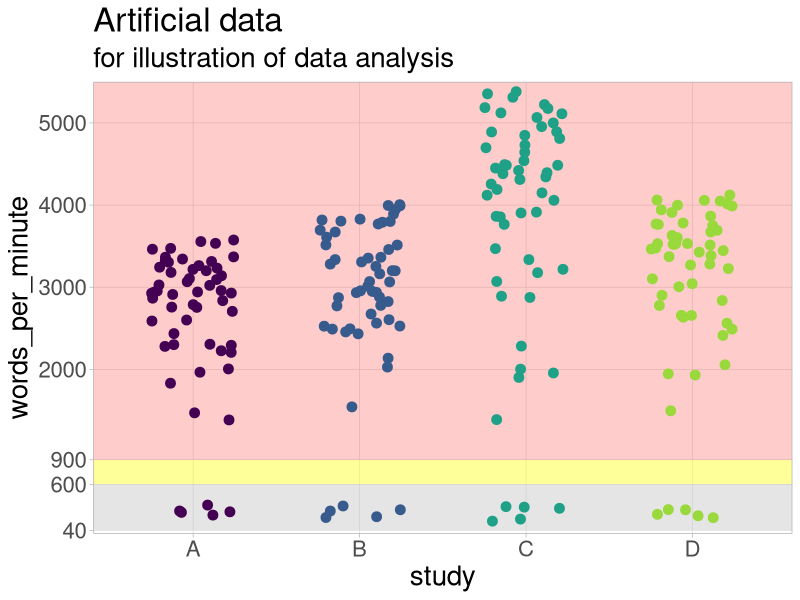
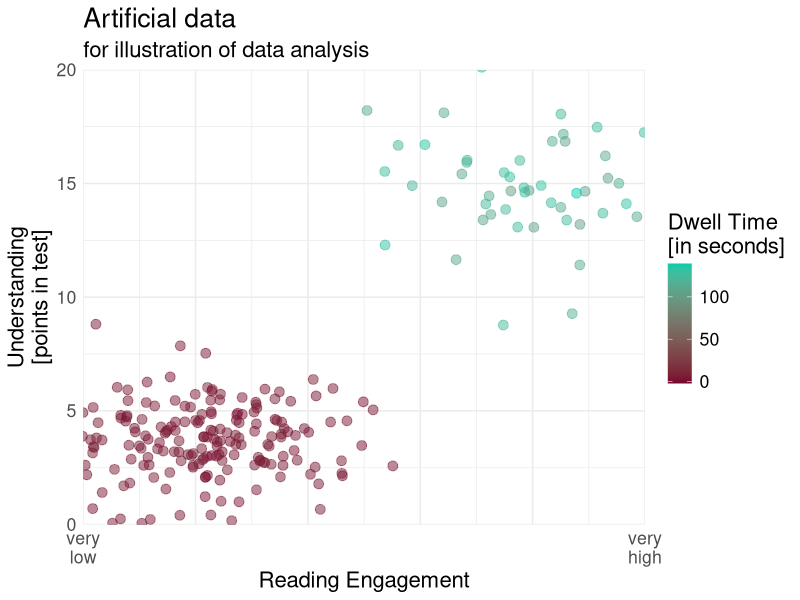
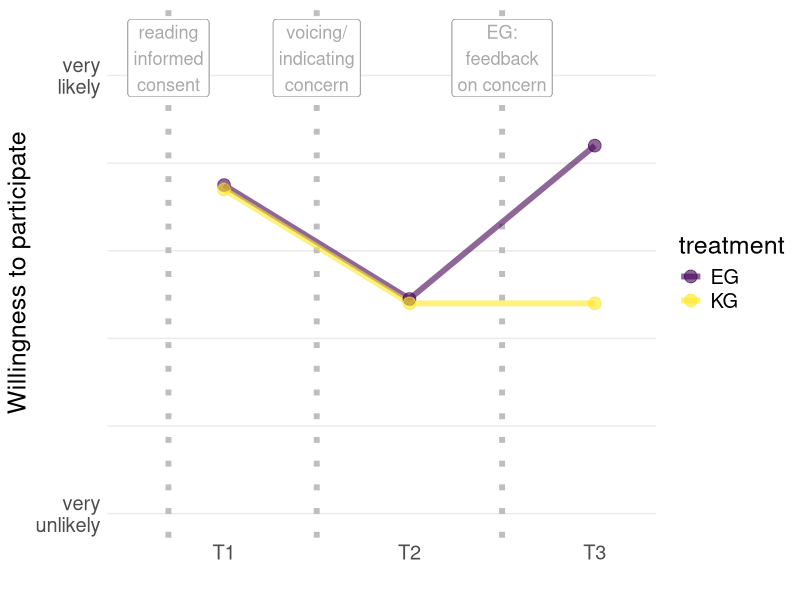

Write R code to recreate these figures, in order.
## ---- chunk 1
knitr::opts_chunk$set(echo = FALSE,
                      message=FALSE, 
                      warning=FALSE)
### DOWNLOAD NEWEST SOURCES
## befindet sich im DIPF Ordner
# download.file("https://drive.google.com/uc?export=download&id=1ASV99YHMHSNChSNzqbZwvz2SiqYvmqO_",
#               "www/references.bib", overwrite = T)


library(fontawesome)
library(ggplot2)
library(lavaan)
# library(lavaanPlot)
library(DiagrammeR)
## ---- chunk 2
study1_sample_data <- data.frame(study = c(rep("A", 55), rep("B", 55), rep("C", 55), rep("D", 55)),
                                 words_per_minute = c(c(rbeta(n = 50, shape1 = 5, shape2 = 1.5) * 3600, rnorm(5, 250, 50)), 
                                                      c(rbeta(n = 50, shape1 = 5, shape2 = 1.5) * 4100, rnorm(5, 250, 50)), 
                                                      c(rbeta(n = 50, shape1 = 5, shape2 = 1.5) * 5400, rnorm(5, 250, 50)), 
                                                      c(rbeta(n = 50, shape1 = 5, shape2 = 1.5) * 4200, rnorm(5, 250, 50))
                                                     )
                                 )

ggplot() +
  geom_rect(aes(ymin= 40,
                ymax = 600,
                xmin = -Inf,
                xmax = Inf), 
            fill = 'grey', alpha = 0.40, color = NA) +
  geom_rect(aes(ymin= 600,
                ymax = 900,
                xmin = -Inf,
                xmax = Inf), 
            fill = 'yellow', alpha = 0.40, color = NA) +
  geom_rect(aes(ymin= 900,
                ymax = Inf,
                xmin = -Inf,
                xmax = Inf), 
            fill = 'red', alpha = 0.20, color = NA) +
  geom_jitter(data=study1_sample_data, aes(x=study, y=words_per_minute, colour = study), width = .25, size = 3) +
  scale_y_continuous(limits = c(0, 5500), expand = c(0,0), breaks = c(40, 600, 900, 2000, 3000, 4000, 5000)) +
  ggtitle("Artificial data", subtitle = "for illustration of data analysis") +
  scale_color_viridis_d(end = .85) +
  theme_light() +
  theme(panel.grid.minor = element_blank(),
        legend.position = "none",
        text = element_text(size = 20))

## ---- chunk 3
#| fig-width: 8
#| fig-height: 6.5

data_2a <- data.frame(
  understanding = c(rnorm(50, 15, 2), rnorm(200, 4, 1.5)),
  read_engagement = c(rnorm(50, 5, .7), rnorm(200, 2, .7)),
  dwell_time = c(rnorm(50, 120, 10), rnorm(200, 5, 2))
  )


# data_2a <- data.frame(understanding = penguins$body_mass_g,
#                       read_engagement = penguins$flipper_length_mm,
#                       dwell_time = penguins$body_mass_g * penguins$flipper_length_mm)


ggplot(data_2a, aes(x=read_engagement, y=understanding, color=dwell_time)) +
  geom_point(size = 3, alpha = .5) +
  scale_x_continuous(labels = c("very\nlow", "", "", "", "", "very\nhigh")) +
  scale_colour_gradient(high = "#00CCA9", low = "#79042F") +
  labs(title = "Artificial data", 
       subtitle = "for illustration of data analysis",
       x = "Reading Engagement",
       y = "Understanding\n[points in test]",
       color = "Dwell Time\n[in seconds]") +
  coord_cartesian(xlim = c(1,6),
                  ylim = c(0,20),
                  expand = F) +
  theme_minimal() +
  theme(text = element_text(size = 16))
## ---- chunk 4
grViz("
digraph SEM {
  graph [layout = dot, rankdir = LR, nodesep=0.5, splines=curved]

  node [shape=ellipse]
  knowledge
  
  node [shape=ellipse]
  read_engagement
  
  node [shape=rectangle]
  dwell_time

  node [shape=ellipse]
  understanding

  // Create a vertical rank for dwell_time, read_engagement and understanding
  {rank=same; read_engagement; dwell_time; understanding}

  knowledge -> dwell_time [label='-']
  knowledge -> read_engagement [label='-?']
  knowledge -> understanding [label='+']
  understanding:s -> dwell_time:n [dir=both]
  dwell_time:s -> read_engagement:n [dir=both]
  read_engagement:e -> understanding:e [dir=both]
}
")
## ---- chunk 5
grViz("
digraph MANOVA {
  graph [layout = dot, rankdir = LR, ranksep=3.0, nodesep=0.6]

  # Knotenstil: manifeste Variablen
  node [shape=rectangle, style=filled, fillcolor=White]

  # Manifeste Prädiktoren
  Exp_Participant [label = 'Experience as\\nResearch Participant']
  Exp_Conducting [label = 'Experience Conducting\\nStudies']

  # Manifeste AV
  DwellTime [label = 'Dwell Time']

  # Latente Variablen (andere Form)
  node [shape=ellipse, style=filled, fillcolor=White]

  # Latente Prädiktoren
  Trust [label = 'Perceived Trust\\n(Benevolence)']
  Risk [label = 'Perceived Risk\\nof Participation']

  # Latente AVs
  ReadingEngagement [label = 'Reading Engagement']
  UnderstandingSpecific [label = 'Understanding:\\nSpecific']
  UnderstandingGeneral [label = 'Understanding:\\nGeneral']

  
  {rank=same; Exp_Participant; Exp_Conducting; Trust; Risk}
  {rank=same; DwellTime; ReadingEngagement; UnderstandingSpecific; UnderstandingGeneral}
      
  # Kanten: Jeder Prädiktor auf jede AV
  Exp_Participant:e -> DwellTime:w
  Exp_Participant:e -> ReadingEngagement:w
  Exp_Participant:e -> UnderstandingSpecific:w
  Exp_Participant:e -> UnderstandingGeneral:w

  Exp_Conducting:e -> DwellTime:w
  Exp_Conducting:e -> ReadingEngagement:w
  Exp_Conducting:e -> UnderstandingSpecific:w
  Exp_Conducting:e -> UnderstandingGeneral:w

  Trust:e -> DwellTime:w
  Trust:e -> ReadingEngagement:w
  Trust:e -> UnderstandingSpecific:w
  Trust:e -> UnderstandingGeneral:w

  Risk:e -> DwellTime:w
  Risk:e -> ReadingEngagement:w
  Risk:e -> UnderstandingSpecific:w
  Risk:e -> UnderstandingGeneral:w

  # Korrelationen (bidirektionale Pfeile) zwischen den AVs
  edge [dir=both]

  DwellTime:e -> ReadingEngagement:e
  DwellTime:e -> UnderstandingSpecific:e
  DwellTime:e -> UnderstandingGeneral:e
  ReadingEngagement:e -> UnderstandingSpecific:e
  ReadingEngagement:e -> UnderstandingGeneral:e
  UnderstandingSpecific:e -> UnderstandingGeneral:e
}
")
## ---- chunk 6
# # Simulate data
# set.seed(123)  # for reproducibility
# simulated_data <- simulateData(model, sample.nobs = 500)
# 
# # Fit the SEM model to the simulated data
# fit <- sem(model, data = simulated_data)
# 
# lavaanPlot(fit,
#            graph_options = list(rankdir = "LR"),
#            node_options = list(shape = "box", fontname = "Helvetica"),
#            edge_options = list(color = "grey"),
#            labels = list("knowledge1" = "",
#                          "knowledge2" = "",
#                          "knowledge3" = "",
#                          "knowledge4" = "",
#                          "read_engagement1" = "",
#                          "read_engagement2" = "",
#                          "read_engagement3" = "",
#                          "read_engagement4" = "",
#                          "understanding1" = "",
#                          "understanding2" = "",
#                          "understanding3" = "",
#                          "understanding4" = ""))
## ---- chunk 7
grViz("
digraph SEM {
  graph [layout = dot, rankdir = LR, nodesep=0.4]
  
  // NODES
  data_sharing [shape=rectangle]
  
  perceived_sensitivity [shape=ellipse, color='#bcbcbc', fontcolor='#bcbcbc']
  
  willingness_participate [shape=ellipse, color='#000']
  
  data_type [shape=rectangle]
  
  invis [shape=point, style=invis]
  

  // Create a vertical rank
  {rank=same; data_type; invis; perceived_sensitivity}


  // Connections
  data_sharing -> invis [label='0', dir=none, headclip=false]
  data_type -> invis [label='+']
  invis -> perceived_sensitivity [dir=back, color='#bcbcbc', label='+', fontcolor='#bcbcbc']
  invis -> willingness_participate [tailclip=false]
}
")
## ---- chunk 8
p_data <- data.frame(treatment = c(rep("EG", 3), rep("KG", 3)),
                     repeated_measures = rep(c(1, 2, 3), 2),
                     willingness = c(4.75, 3.45, 5.2,
                                     4.7, 3.4, 3.4))


ggplot(p_data, aes(x=repeated_measures, y=willingness, color=treatment, group = treatment)) +
  geom_vline(xintercept = .7, colour = "grey", linewidth = 2, linetype = "dotted") +
  geom_label(aes(x = .7, y = 6.2, label = "reading\ninformed\nconsent"), 
           fill = "white", color = "darkgrey", size = 4.6) +
  geom_vline(xintercept = 1.5, colour = "grey", linewidth = 2, linetype = "dotted") +
  geom_label(aes(x = 1.5, y = 6.2, label = "voicing/\nindicating\nconcern"), 
           fill = "white", color = "darkgrey", size = 4.6) +
  geom_vline(xintercept = 2.5, colour = "grey", linewidth = 2, linetype = "dotted") +
  geom_label(aes(x = 2.5, y = 6.2, label = "EG:\nfeedback\non concern"), 
           fill = "white", color = "darkgrey", size = 4.6) +
  geom_line(size = 2, alpha = .6) +
  geom_point(size = 4, alpha = .6) +
  scale_y_continuous(limits = c(1,6.5), 
                     breaks = c(1:6),
                     labels = c("very\nunlikely", "", "", "", "", "very\nlikely")) +
  scale_x_continuous(breaks = c(1,2,3), labels = c("T1", "T2", "T3"), 
                     expand = c(.1, .1)) +
  scale_color_viridis_d() +
  xlab("") +
  ylab("Willingness to participate") +
  theme_minimal() +
  theme(panel.grid.minor.x = element_blank(),
        panel.grid.major.x = element_blank(),
        panel.grid.minor.y = element_blank(),
        text = element_text(size = 18))
  
## ---- chunk 9
grViz("
digraph SEM {
  graph [layout = dot, rankdir = LR, nodesep=0.4]
  
  // NODES
  wp1 [shape=ellipse, label='willingness_participate']
  wp2 [shape=ellipse, label='willingness_participate']
  
  is1 [shape=ellipse, label='informed']
  is2 [shape=ellipse, label='informed']
  
  feedback [shape=rectangle]
  
  invis1 [shape=point, style=invis]
  invis2 [shape=point, style=invis]
  
  // Create a vertical rank
  {rank=same; invis1; invis2; feedback}
  {rank=same; wp1; is1}
  {rank=same; wp2; is2}

  // Connections
  wp1:e -> invis1 [weight=10, dir=none, headclip=false]
  invis1 -> wp2:w [weight=10, tailclip=false]
  is1:e -> invis2 [weight=10, dir=none, headclip=false]
  invis2 -> is2:w [weight=10, tailclip=false]
  feedback -> wp2
  feedback -> is2
  wp1 -> is1 [dir=both]
  wp2 -> is2 [dir=both]
}
")
